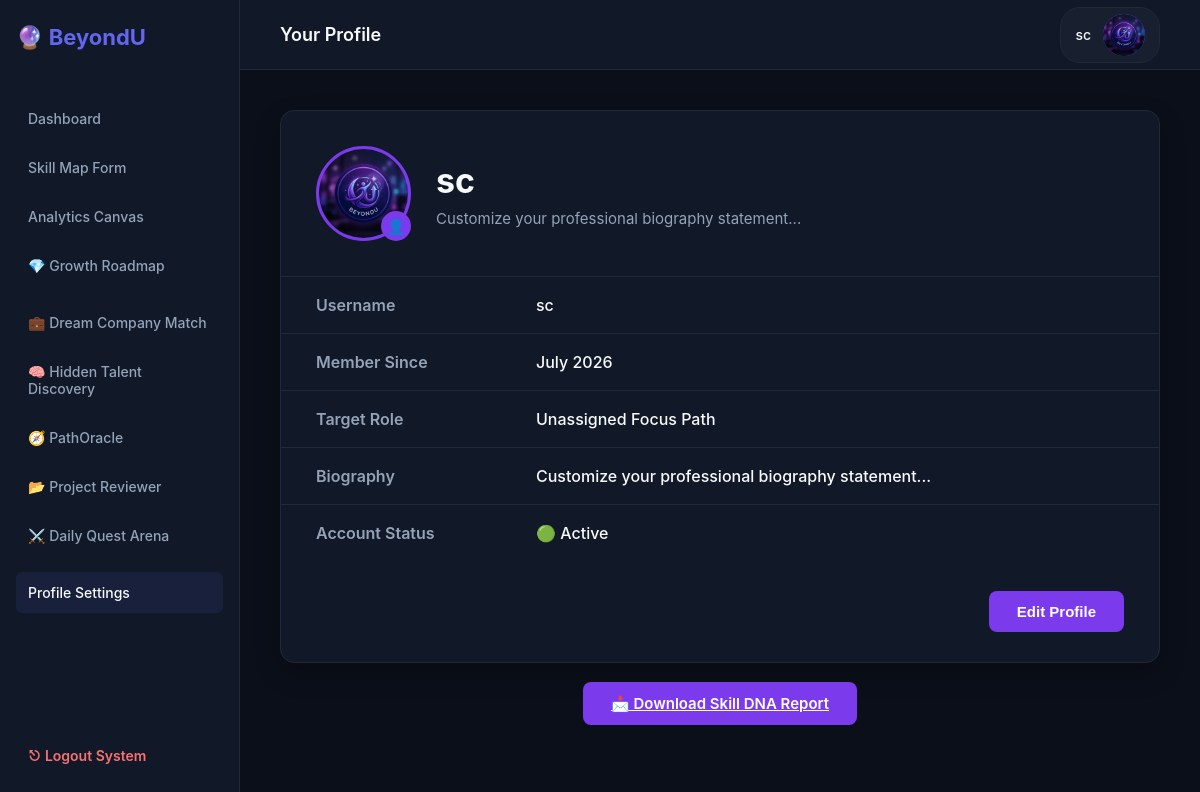
Screenshot of /profile (signed in) with the database file from the repository.
### tables this page shows
CREATE TABLE users (
                id INTEGER PRIMARY KEY AUTOINCREMENT,
                username TEXT UNIQUE NOT NULL,
                password TEXT NOT NULL,
                bio TEXT,
                target_role TEXT,
                profile_photo TEXT,
                xp INTEGER DEFAULT 0,
                streak INTEGER DEFAULT 0
            , career_dna_score INTEGER DEFAULT 0, email TEXT, is_verified INTEGER DEFAULT 0, verification_token TEXT, reset_token TEXT);

### app.py (the view)
@app.route('/profile')
@login_required
def profile_page():
    user_id = session['user_id']
    with get_db() as conn:
        user_data = conn.execute('SELECT * FROM users WHERE id = ?', (user_id,)).fetchone()
    return render_template('profile.html', user=user_data)

### app.py (called while the page is built)
def get_db():
    conn = sqlite3.connect(DATABASE)
    conn.row_factory = sqlite3.Row
    return conn

@app.before_request
def initialize_database_before_first_request():
    init_db()

def login_required(f):
    @wraps(f)
    def decorated_function(*args, **kwargs):
        if 'user_id' not in session:
            return redirect(url_for('login_page'))
        return f(*args, **kwargs)
    return decorated_function

@app.context_processor
def inject_user():
    profile_photo = None
    if 'user_id' in session:
        try:
            with get_db() as conn:
                user = conn.execute(
                    "SELECT profile_photo FROM users WHERE id = ?",
                    (session['user_id'],)
                ).fetchone()
                if user:
                    profile_photo = user["profile_photo"]
        except sqlite3.OperationalError:
            session.clear()
    return dict(current_username=session.get('username', 'Profile'), current_profile_photo=profile_photo)

### templates/profile.html (shortened to what this page needs)
{% extends 'base.html' %}
{% block page_title %}Your Profile{% endblock %}
{% block content %}
<div class="profile-container">
    <div class="profile-card">
        <div class="profile-header">
      <div class="profile-photo-wrapper">
    <img id="profilePreview"
     src="{% if user.profile_photo %}
            {{ user.profile_photo if user.profile_photo.startswith('/') else '/' + user.profile_photo }}?t={{ range(1000000)|random }}
          {% else %}
            {{ url_for('static', filename='images/default-avatar.png') }}
          {% endif %}"
     class="profile-avatar">
    <div class="change-photo-btn" onclick="document.getElementById('profilePhoto').click();">
    </div>
</div>
            <div class="profile-info">
                <h2 id="displayUsername">{{ current_username }}</h2>
                <p>{{ user.bio if user.bio else "Passionate learner | Keep growing📈" }}</p>
            </div>
        </div>
        <div class="profile-body">
            <div class="profile-row"><div class="profile-label">Username</div><div class="profile-value">{{ current_username }}</div></div>
            <div class="profile-row"><div class="profile-label">Member Since</div><div class="profile-value">July 2026</div></div>
            <div class="profile-row"><div class="profile-label">Target Role</div><div class="profile-value">{{ user.target_role }}</div></div>
            <div class="profile-row"><div class="profile-label">Biography</div><div class="profile-value">{{ user.bio }}</div></div>
            <div class="profile-row"><div class="profile-label">Account Status</div><div class="profile-value">🟢 Active</div></div>
        </div>
        <div class="profile-footer">
            <button class="edit-btn" onclick="toggleEdit()">Edit Profile</button>
        </div>
    </div>
    <div style="margin-top:30px;text-align:center;">
    <a href="{{ url_for('download_report') }}"
       class="edit-btn">
        📩 Download Skill DNA Report
    </a>
</div>
</div>
{% endblock %}

### static/css/style.css (style rules this page uses)
:root { --bg-primary: #0f172a; --bg-secondary: #1e293b; --bg-tertiary: #334155; --text-main: #f8fafc; --text-muted: #94a3b8; --accent-color: #6366f1; --accent-hover: #4f46e5; --border-color: #334155; --success-color: #10b981; --warning-color: #f59e0b; --sidebar-width: 260px; --sidebar-collapsed-width: 70px; --header-height: 70px; --transition-speed: 0.25s; }
* { margin: 0; padding: 0; box-sizing: border-box; }
body { font-family: -apple-system, BlinkMacSystemFont, "Segoe UI", Roboto, Helvetica, Arial, sans-serif; background-color: var(--bg-primary); color: var(--text-main); min-height: 100vh; overflow-x: hidden; }

### templates/base.html (style rules this page uses)
:root { --bg-primary: #0b0f19; --bg-secondary: #111827; --border-color: #1f2937; --text-main: #f8fafc; --text-muted: #94a3b8; --accent-color: #6366f1; --accent-hover: #4f46e5; }
* { margin: 0; padding: 0; box-sizing: border-box; }
body { background-color: var(--bg-primary); color: var(--text-main); font-family: -apple-system, BlinkMacSystemFont, sans-serif; display: flex; min-height: 100vh; }

### templates/profile.html (style rules this page uses)
.profile-container { max-width: 900px; margin: auto; }
.profile-card { background: var(--bg-secondary); border: 1px solid var(--border-color); border-radius: 14px; overflow: hidden; box-shadow: 0 10px 25px rgba(0,0,0,.25); }
.profile-header { display: flex; align-items: center; gap: 25px; padding: 35px; border-bottom: 1px solid var(--border-color); }
.profile-photo-wrapper { position: relative; width: 95px; height: 95px; }
.profile-avatar { width: 95px; height: 95px; border-radius: 50%; object-fit: cover; border: 3px solid #7c3aed; display: flex; justify-content: center; align-items: center; font-size: 42px; color: white; background: #7c3aed; }
.change-photo-btn { position: absolute; bottom: 0; right: 0; width: 30px; height: 30px; border-radius: 50%; background: #7c3aed; display: flex; justify-content: center; align-items: center; cursor: pointer; font-size: 15px; color: white; }
.profile-info h2 { margin: 0; color: var(--text-main); font-size: 34px; font-weight: 700; }
.profile-info p { margin-top: 8px; color: var(--text-muted); font-size: 15px; }
.profile-body { padding: 0; }
.profile-row { display: grid; grid-template-columns: 220px 1fr; padding: 18px 35px; border-bottom: 1px solid var(--border-color); }
.profile-row:last-child { border-bottom: none; }
.profile-label { color: var(--text-muted); font-weight: 600; }
.profile-value { color: var(--text-main); font-weight: 500; }
.profile-footer { padding: 30px 35px; display: flex; justify-content: flex-end; }
.edit-btn { background: #7c3aed; color: white; border: none; padding: 12px 28px; border-radius: 8px; cursor: pointer; font-size: 15px; font-weight: 600; transition: .25s; }

### rows the page displays
users: bio "Customize your professional biography statement...", target_role "Unassigned Focus Path"

### other values shown
{{ current_username }} "sc"
